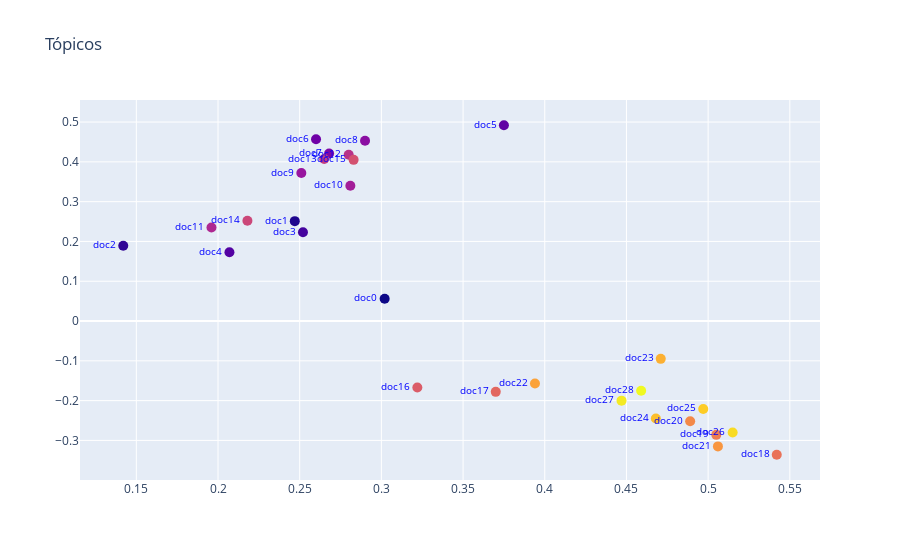

Here is the notebook cell this chart was saved with:
### Code cell
fig = go.Figure()
fig.add_trace(go.Scatter(
    x = P[:,0], y = P[:,1],
    mode ='markers+text',
    text = ['doc' + str(i) for i in range(len(corpus))],
    marker = dict(
        size = 10,
        color = list(range(29)),
    ),
    textposition="middle left",
    textfont=dict(
        size=10,
        color="Blue"
    )
))
fig.update_layout(title='Tópicos', xaxis_zeroline=True)

fig.show()

### Figure 1 — Plotly figure (JSON) as saved in the notebook; plotly's stock layout.template omitted (floating-point values rounded to 4 significant figures)
{"data": [{"marker": {"color": [0, 1, 2, 3, 4, 5, 6, 7, 8, 9, 10, 11, 12, 13, 14, 15, 16, 17, 18, 19, 20, 21, 22, 23, 24, 25, 26, 27, 28], "size": 10}, "mode": "markers+text", "text": ["doc0", "doc1", "doc2", "doc3", "doc4", "doc5", "doc6", "doc7", "doc8", "doc9", "doc10", "doc11", "doc12", "doc13", "doc14", "doc15", "doc16", "doc17", "doc18", "doc19", "doc20", "doc21", "doc22", "doc23", "doc24", "doc25", "doc26", "doc27", "doc28"], "textfont": {"color": "Blue", "size": 10}, "textposition": "middle left", "type": "scatter", "x": [0.302, 0.247, 0.142, 0.252, 0.207, 0.375, 0.26, 0.268, 0.29, 0.251, 0.281, 0.196, 0.28, 0.265, 0.218, 0.283, 0.322, 0.37, 0.542, 0.505, 0.489, 0.506, 0.394, 0.471, 0.468, 0.497, 0.515, 0.447, 0.459], "y": [0.056, 0.251, 0.189, 0.223, 0.173, 0.492, 0.457, 0.421, 0.453, 0.372, 0.34, 0.235, 0.418, 0.407, 0.252, 0.405, -0.167, -0.178, -0.336, -0.286, -0.252, -0.315, -0.157, -0.095, -0.245, -0.221, -0.28, -0.2, -0.175]}], "layout": {"title": {"text": "Tópicos"}, "xaxis": {"zeroline": true}}}
